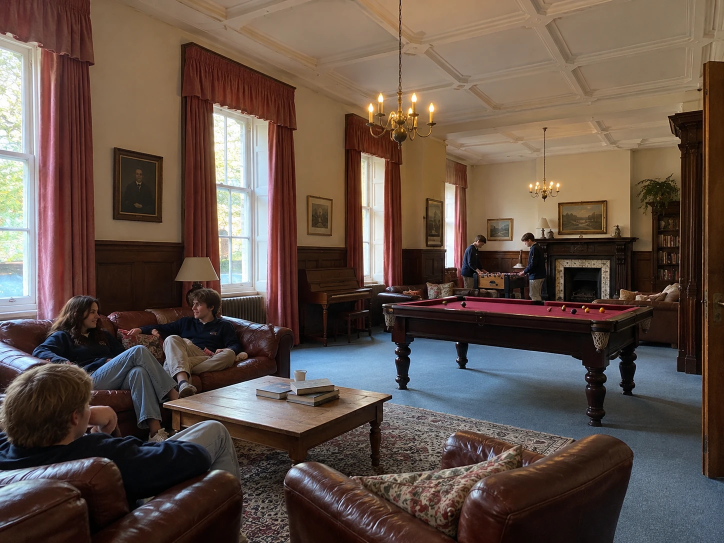
#> input picture scripts/fuentes/sala-comun-internado.webp, 1448 x 1086 px (shown at 1/2 size)
$ python generar-foto-reino-unido.py
#> lines starting #> are read from the running program, lines starting #| are printed output that depends on the picture
#!/usr/bin/env python3
# Fotos de las tarjetas «Reino Unido» (sala común de un internado, foto real) e «Irlanda» (biblioteca; segunda versión, retocada por Jaime) de «El inglés se aprende viviéndolo» (18-10-2026), aportadas por Jaime.
# Dos recortes del mismo original, sin filtros ni retoque: vertical 4:5 (escritorio, tarjeta de 4:5) y apaisado 16:10 (≤900 px, tarjeta de 16:10).
# Escaleras AVIF/WebP cada ~1,2x (Lanczos). Si cambias la foto, cambia el nombre (`_headers` las marca immutable).
from PIL import Image
import os
ROOT = os.path.dirname(os.path.dirname(os.path.abspath(__file__)))
IMG = os.path.join(ROOT, 'web-publica', 'images', 'internacional') + '/'
FUENTES = os.path.join(ROOT, 'scripts', 'fuentes') + '/'
sala = Image.open(FUENTES + 'sala-comun-internado.webp').convert('RGB')   # 1448 x 1086
#> sala is the input picture: PIL image 1448x1086 RGB; mean R, G, B 98.2, 81.3, 71.7
biblio = Image.open(FUENTES + 'biblioteca-irlanda-2.webp').convert('RGB')    # 1122 x 1402 (4:5)
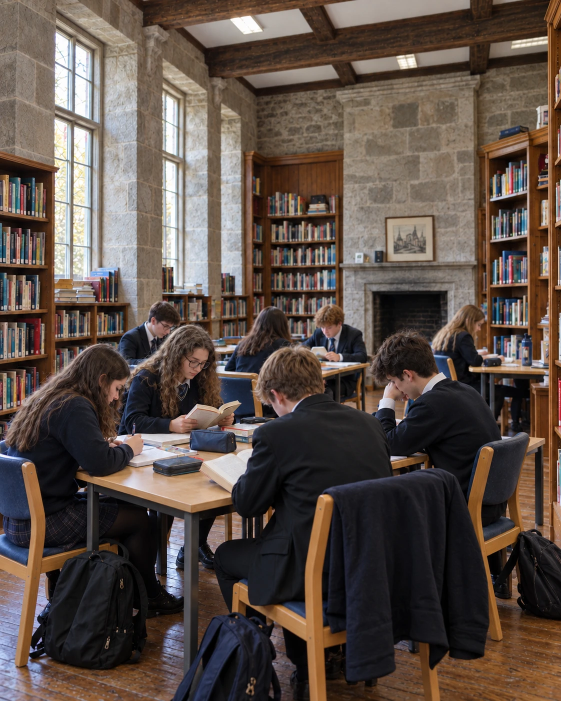
#> input picture scripts/fuentes/biblioteca-irlanda-2.webp, 1122 x 1402 px (shown at 1/2 size)
#> biblio is the input picture: PIL image 1122x1402 RGB; mean R, G, B 91.7, 78.5, 71.1
RECORTES = {
  'uk-sala-comun-vertical': (sala, (0, 0, 869, 1086),   [400, 520, 640, 760, 869]),          # los tres alumnos del primer plano, cortinas y araña; el billar asoma a la derecha
  'uk-sala-comun':          (sala, (0, 100, 1448, 1005), [480, 720, 960, 1200, 1448]),       # toda la sala, con el billar y el futbolín al fondo
  'ie-biblioteca-2-vertical': (biblio, (0, 0, 1122, 1402),   [400, 520, 640, 760, 920, 1122]),   # tal cual (ya es 4:5)
  'ie-biblioteca-2':          (biblio, (0, 380, 1122, 1081), [480, 720, 960, 1122]),             # 16:10: alumnos, estanterías y ventanales
}
for nombre, (src, box, anchos) in RECORTES.items():
    c = src.crop(box)
    c.save(IMG + nombre + '.jpg', quality=88, optimize=True, progressive=True)
    for a in anchos:
        im = c if a == c.width else c.resize((a, round(c.height * a / c.width)), Image.LANCZOS)
        im.save('%s%s-%d.webp' % (IMG, nombre, a), quality=84, method=6)
        im.save('%s%s-%d.avif' % (IMG, nombre, a), quality=62)
    print(nombre, c.size, anchos)
#> this loop made 4 passes
#> (nombre, box, anchos) on passes 1 to 4: ('uk-sala-comun-vertical', (0, 0, 869, 1086), [400, 520, 640, 760, 869]), ('uk-sala-comun', (0, 100, 1448, 1005), [480, 720, 960, 1200, 1448]), ('ie-biblioteca-2-vertical', (0, 0, 1122, 1402), [400, 520, 640, 760, 920, 1122]), ('ie-biblioteca-2', (0, 380, 1122, 1081), [480, 720, 960, 1122])
#| uk-sala-comun-vertical (869, 1086) [400, 520, 640, 760, 869]
#| uk-sala-comun (1448, 905) [480, 720, 960, 1200, 1448]
#| ie-biblioteca-2-vertical (1122, 1402) [400, 520, 640, 760, 920, 1122]
#| ie-biblioteca-2 (1122, 701) [480, 720, 960, 1122]
#> pass 1, `c = src.crop(box)`:
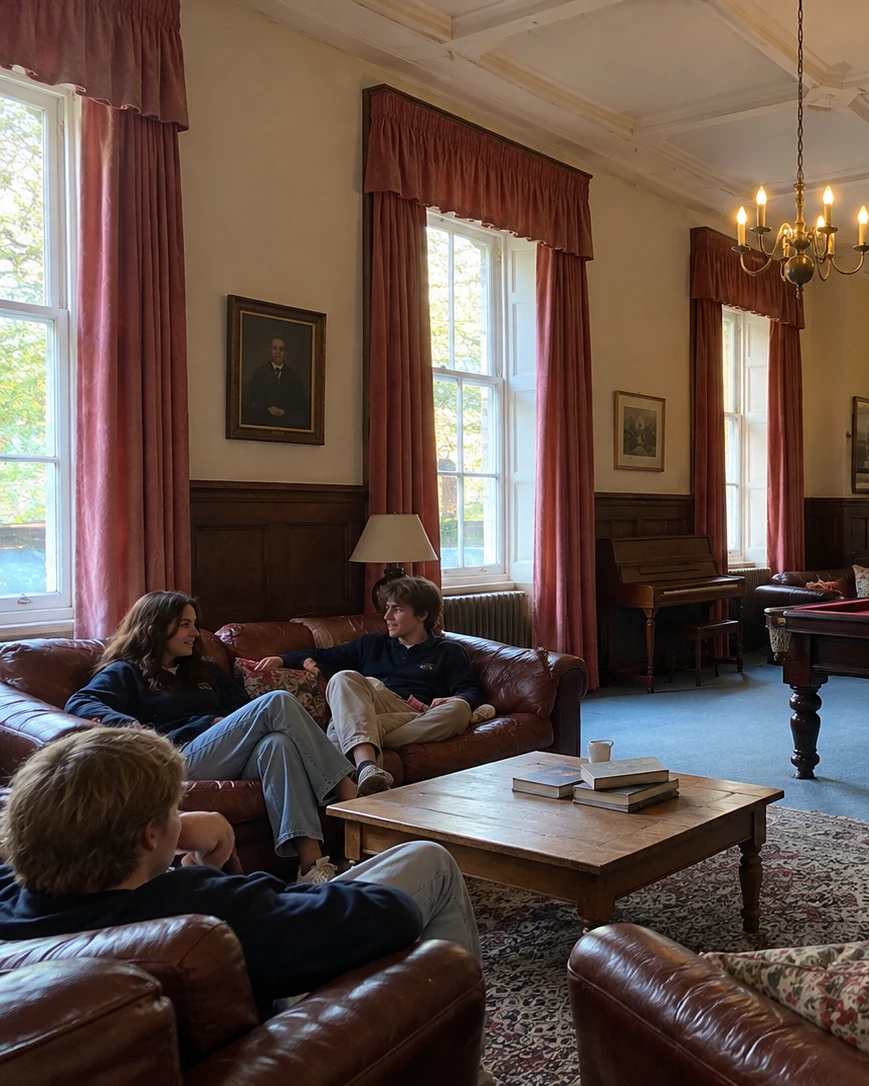
#> c: PIL image 869x1086 RGB; mean R, G, B 100, 81.7, 73.2
#> after the loop:
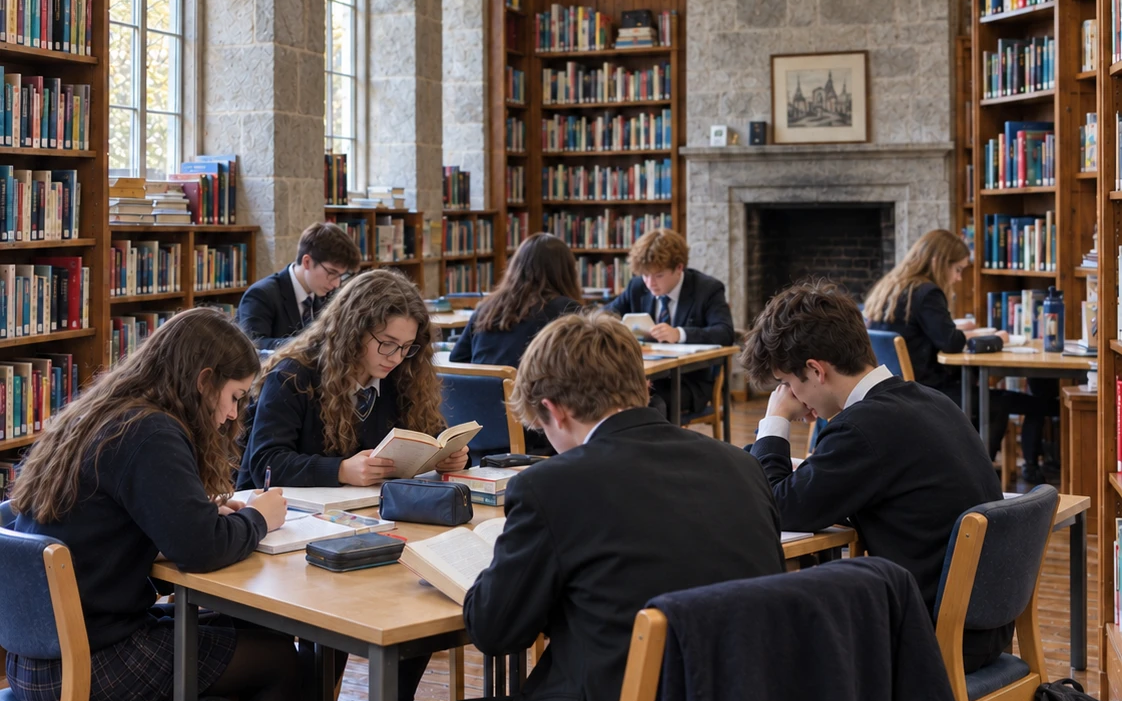
#> c: PIL image 1122x701 RGB; mean R, G, B 90, 77.7, 72.2
